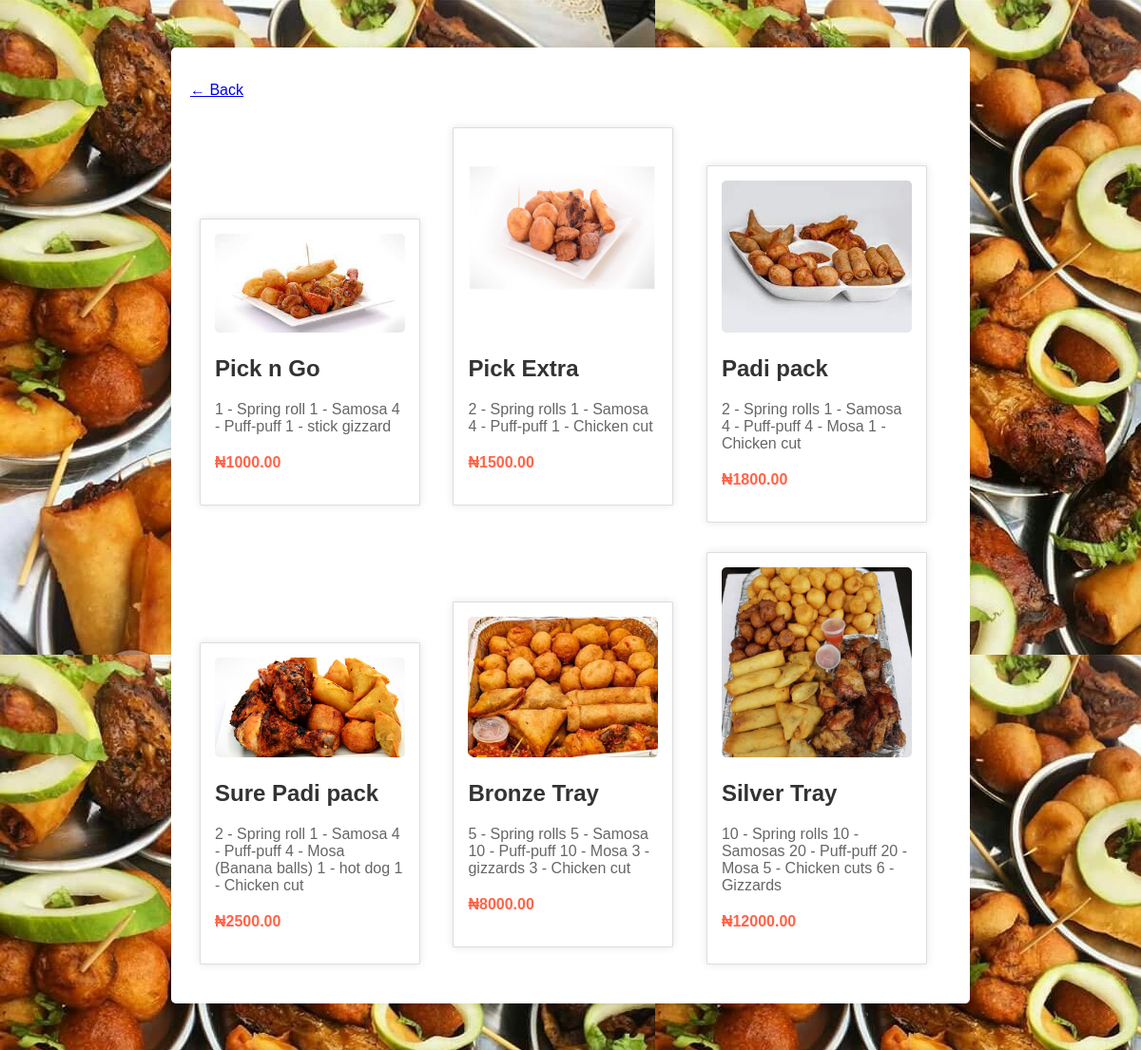
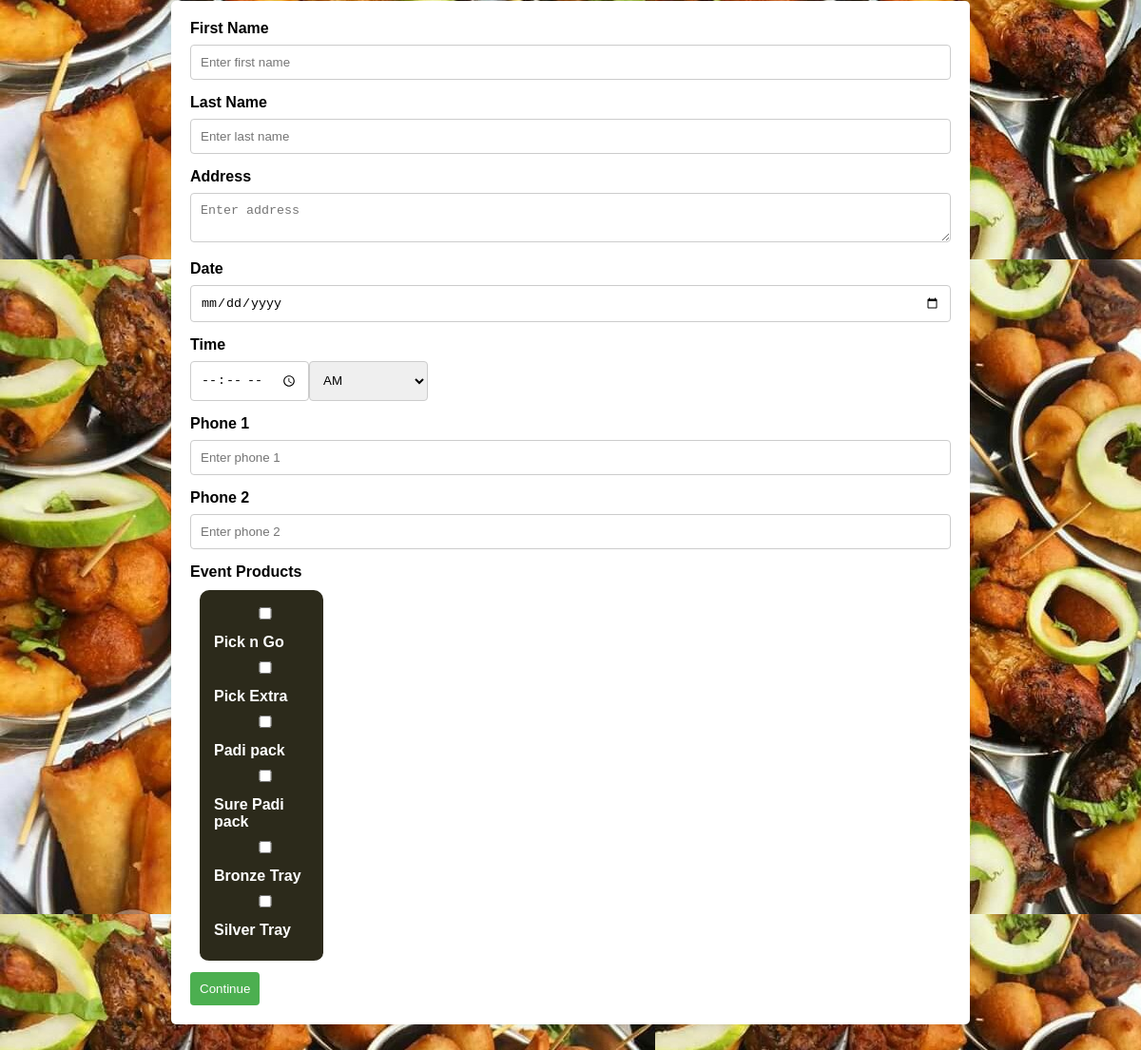
Page /event_form/ (signed in) on the committed database (2 pictures, top to bottom).
### smallchop/models.py (models this page shows)
class EvtProduct(models.Model):
    name = models.CharField(max_length=200, null=True)
    price = models.DecimalField(max_digits=7, decimal_places=2)
    description = models.TextField(max_length=500, null=True, blank=True)
    evtimage = models.ImageField( upload_to="images/products", null=True, blank=True)
    def __str__(self):
        return self.name if self.name else ''
    @property
    def imageURL(self):
        try:
            url = self.evtimage.url
        except:
            url = ''
        return url

### smallchop/decorators.py (the view)
        def wrapper_func(request, *args, **kwargs):
            group = None
            if request.user.groups.exists():
                group = request.user.groups.all()[0].name
            if group in allowed_roles:
              return view_func(request, *args, **kwargs)
            else:
                return HttpResponse('you are not allowed to view this page')

### smallchop/forms.py (shortened to what this page needs)
class EventForm(ModelForm):
    evtproducts = forms.ModelMultipleChoiceField(queryset=EvtProduct.objects.all(), widget=forms.CheckboxSelectMultiple)
    class Meta:
        model = Event
        fields = '__all__'
        exclude = ['transaction_id', 'payment_status', 'customer']

### smallchop/views.py (called while the page is built)
@login_required(login_url='login')
@allowed_users(allowed_roles=['customer'])
def event_form(request):
    evtproducts = EvtProduct.objects.all()
    if request.method == 'POST':
        print(request.POST)
        form = EventForm(request.POST)
        if form.is_valid():
            event = form.save()
            logger.info(f"Event {event.id} saved successfully.")
            return redirect('review_page', event_id=event.id)
        else:
            print(form.errors)
    else:
        form = EventForm()
    return render(request, 'chops/event_form.html', {'form': form, 'evtproducts': evtproducts,})

### templates/chops/event_form.html (shortened to what this page needs)
{% load static%}
<!DOCTYPE html>
<html lang="en">
<head>
    <link rel="stylesheet" href="{% static 'css/event.css' %}">
</head>
<body>
  <form>
    <p><a href="{% url 'index' %}">&#8592; Back</a></p>
            {% for evtproduct in evtproducts %}
              <div class="evtproduct-row">
                  <div class="product-container">
                      <img src="{{ evtproduct.imageURL }}" alt="evtproduct Image">
                      <h2>{{ evtproduct.name }}</h2>
                      <p>{{ evtproduct.description }}</p>
                      <p class="price">₦{{ evtproduct.price|floatformat:2 }}</p>
                  </div>
              </div>
            {% endfor %}
</form>
    <form method="post" action="{% url 'event_form' %}">
        <label for="{{ form.first_name.id_for_label }}">First Name</label>
        <input type="text" name="{{ form.first_name.name }}" placeholder="Enter first name" value="{{ form.first_name.value|default:'' }}">
        <label for="{{ form.last_name.id_for_label }}">Last Name</label>
        <input type="text" name="{{ form.last_name.name }}" placeholder="Enter last name" value="{{ form.last_name.value|default:'' }}">
        <label for="{{ form.address.id_for_label }}">Address</label>
        <textarea name="{{ form.address.name }}" placeholder="Enter address">{{ form.address.value|default:'' }}</textarea>
        <label for="{{ form.date.id_for_label }}">Date</label>
        <input type="date" name="{{ form.date.name }}" value="{{ form.date.value|default:'' }}">
        <label for="{{ form.time.id_for_label }}">Time</label>
        <div class="formtime">
          <input type="time" name="{{ form.time.name }}" placeholder="Select time" value="{{ form.time.value|default:'' }}">
          {{form.time_type}}
        </div>
        <label for="{{ form.phone1.id_for_label }}">Phone 1</label>
        <input type="text" name="{{ form.phone1.name }}" placeholder="Enter phone 1" value="{{ form.phone1.value|default:'' }}">
        <label for="{{ form.phone2.id_for_label }}">Phone 2</label>
        <input type="text" name="{{ form.phone2.name }}" placeholder="Enter phone 2" value="{{ form.phone2.value|default:'' }}">
        <label for="{{ form.evtproducts.id_for_label }}">Event Products</label>
        <div class="inputp ">{{form.evtproducts }}</div>
        <button type="submit">Continue</button>
    </form>
</body>
</html>

### static/css/event.css (style rules this page uses)
body { font-family: Arial, sans-serif; background: #333 url(../images/loginpic.jpg); margin: 0; padding: 0; }
form { max-width: 800px; margin: 50px auto; background-color: #fff; padding: 20px; border-radius: 5px; box-shadow: 0 0 10px rgba(0, 0, 0, 0.1); }
.formtime { display: flex; max-width: 250px; background-color: #fff; }
label { display: block; margin-bottom: 8px; font-weight: bold; }
input, select, textarea { width: 100%; padding: 10px; margin-bottom: 15px; box-sizing: border-box; border: 1px solid #ccc; border-radius: 4px; }
.inputp { width: 100px; margin-bottom: 20px; background-color: #2c2a1b; color: #fff; cursor: pointer; padding: 10px; border: none; border-radius: 4px; border-bottom: 2px solid rgb(253, 253, 253); margin: 10px; padding: 15px; display: flex; border-radius: 10px; }
button { background-color: #4caf50; color: #fff; cursor: pointer; padding: 10px; border: none; border-radius: 4px; }
.evtproduct-row { display: inline-flex; align-items: stretch; padding-bottom: 1px; margin-bottom: 10px; margin-right: 10px; flex-direction: row; }
.product-container { width: 200px; margin: 10px; padding: 15px; background-color: #fff; border: 1px solid #ddd; border-radius: 1px; box-shadow: 0 0 10px rgba(0, 0, 0, 0.1); }
img { max-width: 100%; height: auto; border-radius: 5px; }
h2 { color: #333; }
p { color: #666; }
.price { color: #ff6347; font-weight: bold; }
p { margin-bottom: 20px; }

### rows in the picture
EvtProduct: imageURL (picture), name "Pick n Go", description "1 - Spring roll 1 - Samosa 4 - Puff-puff 1 - stick gizzard", price "1000.00"
EvtProduct: imageURL (picture), name "Pick Extra", description "2 - Spring rolls 1 - Samosa 4 - Puff-puff 1 - Chicken cut", price "1500.00"
EvtProduct: imageURL (picture), name "Padi pack", description "2 - Spring rolls 1 - Samosa 4 - Puff-puff 4 - Mosa 1 - Chicken cut", price "1800.00"
EvtProduct: imageURL (picture), name "Sure Padi pack", description "2 - Spring roll 1 - Samosa 4 - Puff-puff 4 - Mosa (Banana balls) 1 - hot dog 1 - Chicken cut", price "2500.00"
EvtProduct: imageURL (picture), name "Bronze Tray", description "5 - Spring rolls 5 - Samosa 10 - Puff-puff 10 - Mosa 3 - gizzards 3 - Chicken cut", price "8000.00"
EvtProduct: imageURL (picture), name "Silver Tray", description "10 - Spring rolls 10 - Samosas 20 - Puff-puff 20 - Mosa 5 - Chicken cuts 6 - Gizzards", price "12000.00"
